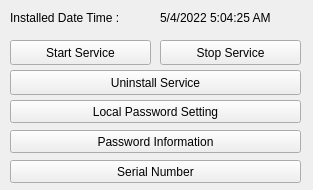
<?xml version="1.0" encoding="UTF-8"?>
<ui version="4.0">
 <class>LinuxAgentUI</class>
 <widget class="QWidget" name="LinuxAgentUI">
  <property name="geometry">
   <rect>
    <x>0</x>
    <y>0</y>
    <width>313</width>
    <height>190</height>
   </rect>
  </property>
  <property name="minimumSize">
   <size>
    <width>313</width>
    <height>190</height>
   </size>
  </property>
  <property name="maximumSize">
   <size>
    <width>313</width>
    <height>190</height>
   </size>
  </property>
  <property name="windowTitle">
   <string>Form</string>
  </property>
  <widget class="QLabel" name="title">
   <property name="geometry">
    <rect>
     <x>10</x>
     <y>10</y>
     <width>141</width>
     <height>16</height>
    </rect>
   </property>
   <property name="text">
    <string>Installed Date Time : </string>
   </property>
  </widget>
  <widget class="QLabel" name="installedTime">
   <property name="geometry">
    <rect>
     <x>160</x>
     <y>10</y>
     <width>141</width>
     <height>16</height>
    </rect>
   </property>
   <property name="text">
    <string>5/4/2022 5:04:25 AM</string>
   </property>
  </widget>
  <widget class="QPushButton" name="startBtn">
   <property name="enabled">
    <bool>true</bool>
   </property>
   <property name="geometry">
    <rect>
     <x>10</x>
     <y>40</y>
     <width>141</width>
     <height>25</height>
    </rect>
   </property>
   <property name="minimumSize">
    <size>
     <width>141</width>
     <height>25</height>
    </size>
   </property>
   <property name="maximumSize">
    <size>
     <width>141</width>
     <height>25</height>
    </size>
   </property>
   <property name="text">
    <string>Start Service</string>
   </property>
  </widget>
  <widget class="QPushButton" name="stopBtn">
   <property name="geometry">
    <rect>
     <x>160</x>
     <y>40</y>
     <width>141</width>
     <height>25</height>
    </rect>
   </property>
   <property name="text">
    <string>Stop Service</string>
   </property>
  </widget>
  <widget class="QPushButton" name="uninstallBtn">
   <property name="geometry">
    <rect>
     <x>10</x>
     <y>70</y>
     <width>291</width>
     <height>25</height>
    </rect>
   </property>
   <property name="text">
    <string>Uninstall Service</string>
   </property>
  </widget>
  <widget class="QPushButton" name="getPasswordSettingBtn">
   <property name="geometry">
    <rect>
     <x>10</x>
     <y>100</y>
     <width>291</width>
     <height>23</height>
    </rect>
   </property>
   <property name="text">
    <string>Local Password Setting</string>
   </property>
  </widget>
  <widget class="QPushButton" name="getPasswordInfoBtn">
   <property name="geometry">
    <rect>
     <x>10</x>
     <y>130</y>
     <width>291</width>
     <height>23</height>
    </rect>
   </property>
   <property name="text">
    <string>Password Information</string>
   </property>
  </widget>
  <widget class="QPushButton" name="getSerialNumberBtn">
   <property name="geometry">
    <rect>
     <x>10</x>
     <y>160</y>
     <width>291</width>
     <height>23</height>
    </rect>
   </property>
   <property name="text">
    <string>Serial Number</string>
   </property>
  </widget>
 </widget>
 <resources/>
 <connections/>
</ui>
